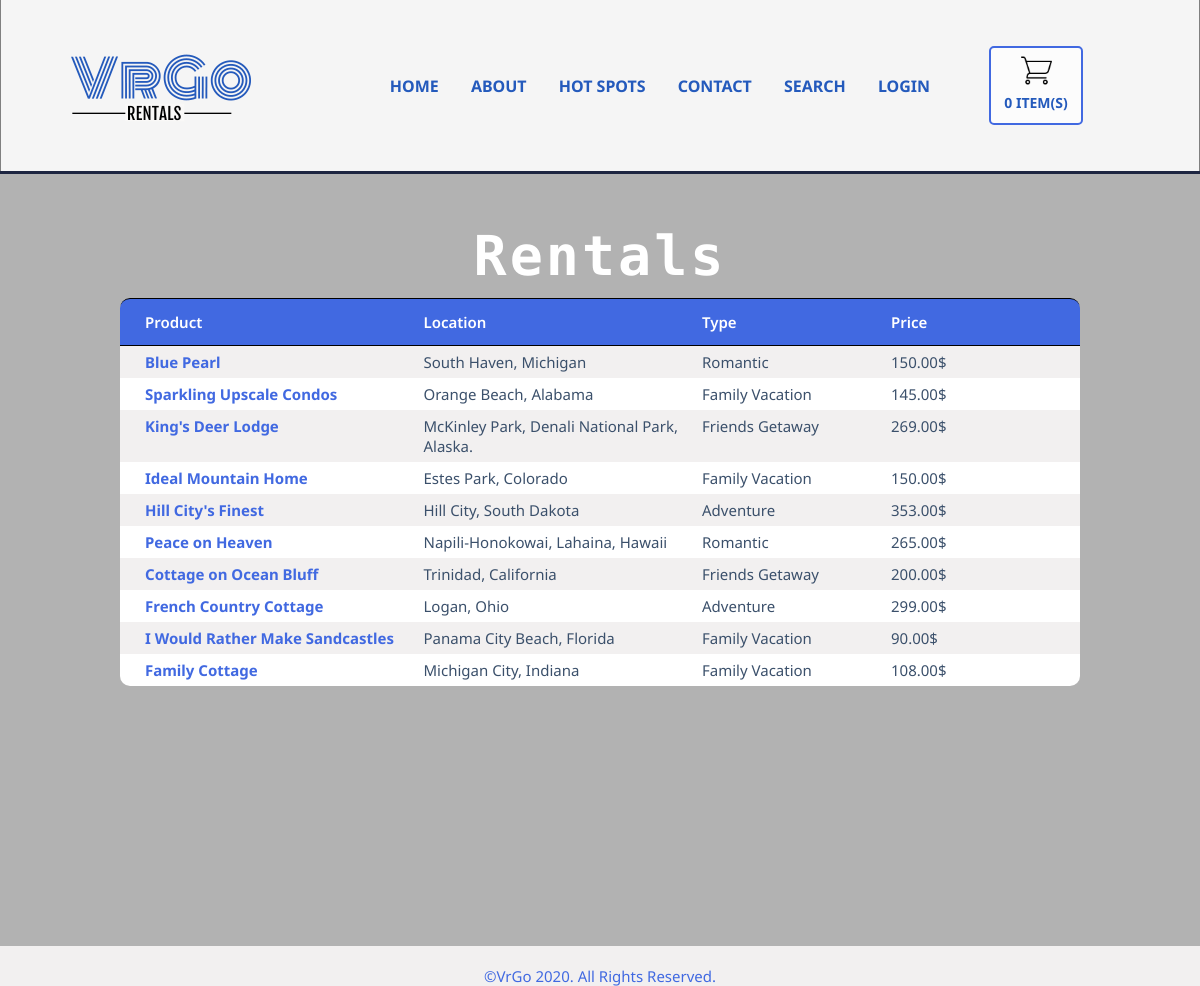
The app's page /NewfinalDraft01/hotspots.php with its own data.
### tables this page shows
CREATE TABLE `vacations` (
  `vacation_id` int(11) NOT NULL,
  `product` varchar(120) NOT NULL,
  `price_per_person` decimal(7,2) NOT NULL,
  `type` varchar(120) NOT NULL,
  `description` text DEFAULT NULL,
  `location` text NOT NULL,
  `image` varchar(300) DEFAULT NULL
);

### NewfinalDraft01/includes/database.php (called while the page is built, shortened)
<?php
$tblVacations = "vacations";
 ?>

### NewfinalDraft01/hotspots.php (the view, shortened to what this page needs)
<?php
require_once 'includes/header.php';
require_once 'includes/database.php';
$sql = "SELECT product, location, type, price_per_person, vacation_id FROM $tblVacations";
$query = $conn->query($sql);
?>
<!DOCTYPE html>
<html lang="en">
<head>
    <link rel="stylesheet" type="text/css" href="css/style.css" media="screen">
</head>
<body>
<section id="maincontent">
    <div class="container">
        <h2 class="hotspots-title">Rentals</h2>
        <div class="travellist">
            <div class="row header">
                <div class="col1">Product</div>
                <div class="col2">Location</div>
                <div class="col3">Type</div>
                <div class="col4">Price</div>
            </div>
            <?php
            while ($row = $query->fetch_assoc()) {
                ?>
                <div class="row">
                    <div class="col1"><a
                                href="hotspotdetails.php?id=<?= $row['vacation_id'] ?>"><?= $row['product'] ?></a></div>
                    <div class="col2"><?= $row['location'] ?></div>
                    <div class="col3"><?= $row['type'] ?></div>
                    <div class="col4"><?= $row['price_per_person'] ?>$</div>
                </div>
                <?php
            }
            ?>
        </div>
    </div>
</section>
</body>
<div class="footer">
    <p>&copy;VrGo 2020. All Rights Reserved.</p>
</div>
</html>

### NewfinalDraft01/includes/header.php (shortened to what this page needs)
<?php
$count = 0;
$shoppingcart_img = (!$count) ? "shoppingcart_empty.png" : "shoppingcart_full.png";
$login = $name = $role = 0;
?>
<!DOCTYPE html>
<html lang="en">
<head>
    <link rel="stylesheet" type="text/css" href="css/style.css" media="screen">
</head>
<body>
<header>
    <div id="banner">
        <div class="logo">
           <a href="index.php">  <img src="images/newLogo.png" style=" width: 200px;height: auto;" alt="VrGo"></a>
        </div>
        <div id="nav-container">
            <div id="navbar">
                <a href="index.php">Home</a>
                <a href="about.php">About</a>
                <a href="hotspots.php">Hot Spots</a>
                <a href="contact.php">Contact</a>
                <a href="search.php">Search</a>
                <?php
                if (empty($login)) {
                    echo "<a href='loginform.php'>Login</a>";
                } else {
                    echo "<a href='logout.php'>Logout</a>";
                    echo "<span style='color: #5BC1BE; margin-left: 30px'>Welcome $name!</span>";
                }
                ?>
            </div>
            <div class="shoppingcart">
                <a href="vacationshowcart.php">
                    <img src="images/<?= $shoppingcart_img ?>" style='width: 35px; border: none'>
                    <div><?= $count ?> item(s)</div>
                </a>
            </div>
        </div>
    </div>
</header>
</body>

### NewfinalDraft01/css/style.css (style rules this page uses)
* { margin: 0; padding: 0; }
body { background-image: linear-gradient(to bottom, rgba(0,0,0,.3), rgba(0,0,0,.3)), url("../images/houses.jpg"); max-width: 100%; height: 100%; background-size: cover; background-position: center; background-repeat: no-repeat; padding-bottom: 300px; font:15px/normal Arial, Helvetica, serif; }
.container { margin:auto; width: 80%; overflow: hidden; }
#banner { background-color: whitesmoke; border-left: 1px solid gray; border-right: 1px solid gray; display: flex; justify-content: space-around; margin: 0 auto; align-items: center; }
#banner img { border: none; }
#banner #nav-container { display: flex; flex-direction: row; align-items: center; }
header #navbar { padding-right: 40px; }
header #navbar a { font-family: 'Noto Sans','Helvetica', sans-serif; margin-right: 10px; color: #245abc; padding: 9px; font-weight: 700; text-decoration: none; }
header { background: #f2f0f0; color: #3B506B; min-height: 70px; border-bottom: #1D2541 3px solid; }
header a { color: #5BC1BE; text-decoration: none; text-transform: uppercase; font-size: 16px; }
#maincontent { min-height: 400px; text-align: center; color: #FFF; }
.hotspots-title { margin-top: 50px; font-size: 55px; margin-bottom: 10px; font-family: 'Monoton', "Helvetica", cursive; letter-spacing: 3px; word-spacing: 25px; }
.travellist { text-align: left; font-family: 'Noto Sans','Helvetica', sans-serif; margin: 0 auto; max-width: 1200px; border-radius: 10px; display: flex; flex-direction: column; background-color: #FFF; color: #3B506B; }
.travellist div { padding: 3px 5px; }
.travellist .row { display: flex; }
.travellist .row:nth-child(even) { background-color: #f2f0f0; }
.travellist .header { padding-top: 10px; padding-bottom: 10px; border-radius: 10px 10px 0px 0px; background-color: royalblue; border-top: 1px solid black; border-bottom: 1px solid black; font-weight: 600; color: #fff; }
.travellist .col1 { width: 300px; padding-left: 20px; }
.travellist a { text-decoration: none; color: royalblue; font-weight: 700; }
.travellist .col2 { width: 300px; }
.travellist .col3 { width: 200px; }
.travellist .col4 { width: 200px; }
.shoppingcart { background-color: whitesmoke; width: 150px; display: flex; flex-direction: column; justify-content: right; text-align: center; }
.shoppingcart > a { border: 2px solid royalblue; border-radius: 5px; color: #245abc; font-weight: bold; text-decoration: none; background-color: #fcfcfc; width: 90px; height: 70px; padding-top: 5px; font-family: 'Noto Sans','Helvetica', sans-serif; }
.shoppingcart >a > div { font-size: 14px; font-family: 'Noto Sans','Helvetica', sans-serif; }
.footer { position: fixed; left: 0; bottom: 0; padding-top: 20px; width: 100%; background-color: #f2f0f0 ; color: royalblue; text-align: center; font-family: 'Noto Sans','Helvetica', sans-serif; }

### records on screen
vacations: product "Blue Pearl", location "South Haven, Michigan", type "Romantic", price_per_person "150.00"
vacations: product "Sparkling Upscale Condos", location "Orange Beach, Alabama", type "Family Vacation", price_per_person "145.00"
vacations: product "King's Deer Lodge", location "McKinley Park, Denali National Park, Alaska.", type "Friends Getaway", price_per_person "269.00"
vacations: product "Ideal Mountain Home", location "Estes Park, Colorado", type "Family Vacation", price_per_person "150.00"
vacations: product "Hill City's Finest", location "Hill City, South Dakota", type "Adventure", price_per_person "353.00"
vacations: product "Peace on Heaven", location "Napili-Honokowai, Lahaina, Hawaii", type "Romantic", price_per_person "265.00"
vacations: product "Cottage on Ocean Bluff", location "Trinidad, California", type "Friends Getaway", price_per_person "200.00"
vacations: product "French Country Cottage", location "Logan, Ohio", type "Adventure", price_per_person "299.00"
vacations: product "I Would Rather Make Sandcastles", location "Panama City Beach, Florida", type "Family Vacation", price_per_person "90.00"
vacations: product "Family Cottage", location "Michigan City, Indiana", type "Family Vacation", price_per_person "108.00"

### other values on screen
$count "0"
